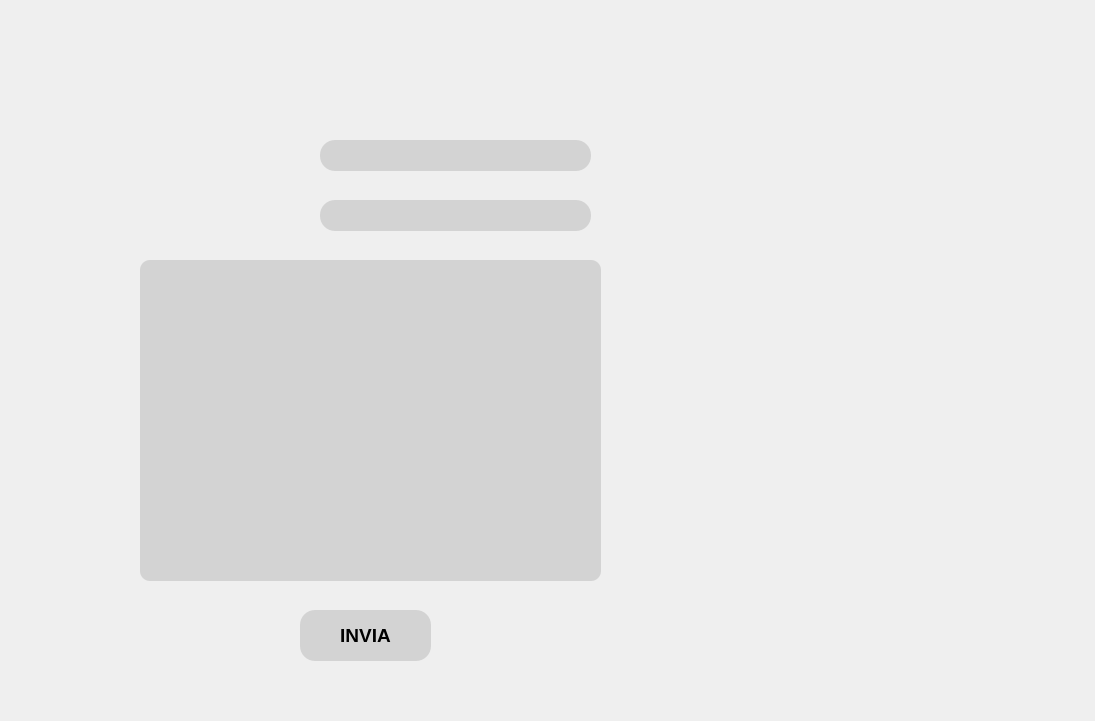
<?xml version="1.0" encoding="UTF-8"?>
<ui version="4.0">
 <class>Form</class>
 <widget class="QWidget" name="Form">
  <property name="geometry">
   <rect>
    <x>0</x>
    <y>0</y>
    <width>1095</width>
    <height>721</height>
   </rect>
  </property>
  <property name="minimumSize">
   <size>
    <width>1095</width>
    <height>721</height>
   </size>
  </property>
  <property name="maximumSize">
   <size>
    <width>1095</width>
    <height>721</height>
   </size>
  </property>
  <property name="windowTitle">
   <string>Gestione Avvisi</string>
  </property>
  <widget class="QLabel" name="label">
   <property name="geometry">
    <rect>
     <x>0</x>
     <y>0</y>
     <width>1095</width>
     <height>721</height>
    </rect>
   </property>
   <property name="text">
    <string/>
   </property>
   <property name="pixmap">
    <pixmap>GestioneAvvisi.png</pixmap>
   </property>
  </widget>
  <widget class="QLineEdit" name="to">
   <property name="geometry">
    <rect>
     <x>320</x>
     <y>140</y>
     <width>271</width>
     <height>31</height>
    </rect>
   </property>
   <property name="font">
    <font>
     <family>Arial</family>
    </font>
   </property>
   <property name="styleSheet">
    <string notr="true">color: black;
background-color: lightgrey;
border-radius: 15px;</string>
   </property>
  </widget>
  <widget class="QLineEdit" name="subject">
   <property name="geometry">
    <rect>
     <x>320</x>
     <y>200</y>
     <width>271</width>
     <height>31</height>
    </rect>
   </property>
   <property name="font">
    <font>
     <family>Arial</family>
    </font>
   </property>
   <property name="styleSheet">
    <string notr="true">color: black;
background-color: lightgrey;
border-radius: 15px;</string>
   </property>
  </widget>
  <widget class="QPushButton" name="button_invia">
   <property name="geometry">
    <rect>
     <x>300</x>
     <y>610</y>
     <width>131</width>
     <height>51</height>
    </rect>
   </property>
   <property name="font">
    <font>
     <family>Arial</family>
     <pointsize>14</pointsize>
     <bold>true</bold>
    </font>
   </property>
   <property name="styleSheet">
    <string notr="true">color: black;
background-color: lightgrey;
border-radius: 15px;</string>
   </property>
   <property name="text">
    <string>INVIA</string>
   </property>
  </widget>
  <widget class="QLineEdit" name="body">
   <property name="geometry">
    <rect>
     <x>140</x>
     <y>260</y>
     <width>461</width>
     <height>321</height>
    </rect>
   </property>
   <property name="font">
    <font>
     <family>Arial</family>
     <pointsize>13</pointsize>
    </font>
   </property>
   <property name="styleSheet">
    <string notr="true">color: black;
background-color: lightgrey;
border-radius: 10px;</string>
   </property>
   <property name="text">
    <string/>
   </property>
   <property name="alignment">
    <set>Qt::AlignLeading|Qt::AlignLeft|Qt::AlignTop</set>
   </property>
  </widget>
 </widget>
 <resources>
  <include location="GestioneAvvisi.qrc"/>
 </resources>
 <connections/>
</ui>
